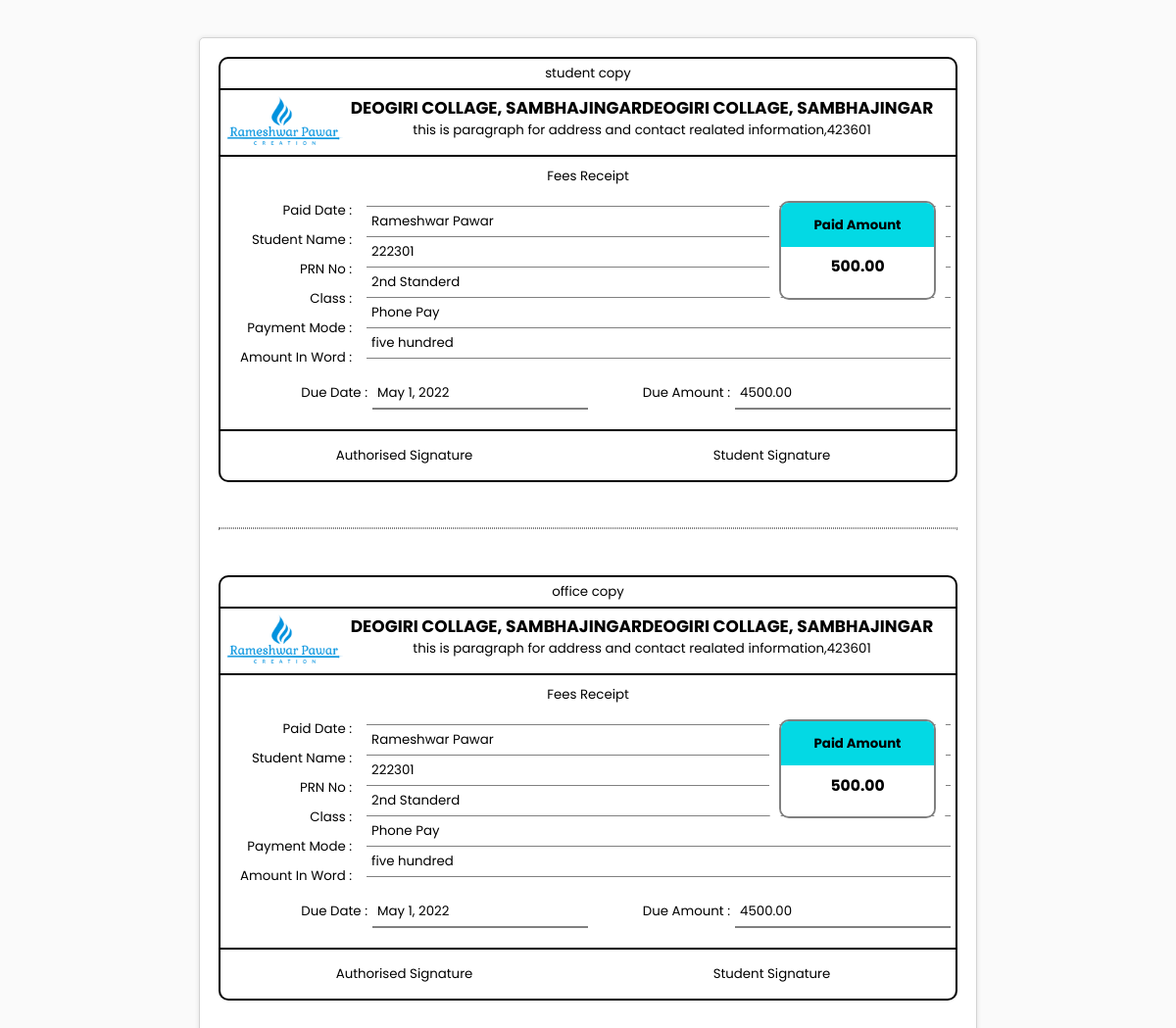
Page /Staff/print_fees_receipt/2 (signed in) on the committed database.
### Developer/models.py (models this page shows)
class DB_Fees(models.Model):
    add_fees=models.DecimalField(max_digits=10, decimal_places=2,null=True)
    fees_remark=models.CharField(max_length=250,null=True)
    student_username=models.CharField(max_length=250,null=True)
    operator_username=models.CharField(max_length=250,null=True) #this field used for checking Operator Name
    operator_name=models.CharField(max_length=250,null=True) #this field used for checking Operator Name
    student_prn_no=models.IntegerField(null=True)
    student_name=models.CharField(max_length=250,null=True)
    student_class=models.CharField(max_length=50,choices=CLASS,null=True)
    received_date=models.DateField(auto_now=False, auto_now_add=True)
    received_remark=models.CharField(max_length=250 ,null=True)
    received_amount=models.DecimalField(max_digits=10, decimal_places=2,null=True)
    amount_word=models.CharField(max_length=250)
    payment_mode=models.CharField(max_length=50,choices=PAYMENT_MODE)
    due_date=models.DateField(auto_now=False, auto_now_add=False,blank=True,null=True)
    due_amount=models.DecimalField(max_digits=10, decimal_places=2,null=True,blank=True)
    due_remark=models.CharField(max_length=250,null=True,blank=True)

### Staff/views.py (the view)
# urls.py: path("print_fees_receipt/<int:id>",Staff_view.print_fees_receipt, name='print_fees_receipt'),
@user_passes_test(lambda user: user.is_staff)
@login_required(login_url='/login/')
def print_fees_receipt(request,id):
    dt=get_object_or_404(DB_Fees,id=id)
    return render(request,"print_fees_receipt.html",{'data':dt})

### Staff/templates/print_fees_receipt.html (shortened to what this page needs)
{% load static %}
<html lang="en">
<head>
</head>
<body>
    <div class="book">
        <div class="page">
            <div class="subpage">
                <div class="office_copy" style="border:2px solid black;border-radius:10px">
                    <div style="border-bottom:2px solid black;text-align:center;padding:5px">
                        student copy
                    </div>
                    <div class="header">
                        <div class="logo"><img src="{% static 'img/developer_logo.png' %}" alt="" style="width:120px">
                        </div>
                        <div class="institute_title" style="text-align:center;padding-top:5px">
                            <span style="font-size:17px;font-weight:bold">DEOGIRI COLLAGE, SAMBHAJINGARDEOGIRI
                                COLLAGE, SAMBHAJINGAR</span><br>
                            <span>this is paragraph for address and contact realated information,423601</span>
                        </div>
                    </div>
                    <div style="padding:5px;padding-top:10px">
                        <center>Fees Receipt
                        </center>
                    </div>
                    <div class="deatils">
                        <div class="left">
                            <div class="title">
                                Paid Date :
                            </div>
                            <div class="title">
                                Student Name :
                            </div>
                            <div class="title">
                                PRN No :
                            </div>
                            <div class="title">
                                Class :
                            </div>
                            <div class="title">
                                Payment Mode :
                            </div>
                            <div class="title">
                                Amount In Word :
                            </div>
                        </div>
                        <div class="right">
                            <div class="description">
                            </div>
                            <div class="description">
                               {{data.student_name}}
                            </div>
                            <div class="description">
                                {{data.student_prn_no}}
                            </div>
                            <div class="description">
                                {{data.student_class}}
                            </div>
                            <div class="description">
                                {{data.payment_mode}}
                            </div>
                            <div class="description">
                                {{data.amount_word}}
                            </div>
                        </div>
                    </div>
                    <div
                        style="border:10px solid white;position:relative;left:560px;top:-70px;width:180px;border-radius:17px">
                        <div class="amount"
                            style="border:2px solid gray;border-radius:10px;text-align:center;overflow:hidden">
                            <div style="color:white;padding:15px" class="amount-head">
                                <img src="{% static 'img/amount_header_bg.png' %}" alt=""
                                    style="width:190px;height:50px;margin-bottom:-40px;position:relative;top:-20px;left:-20px">
                                <h4 style="margin-bottom:-45px;position:relative;top:-30px;color:black">Paid Amount
                                </h4>
                            </div>
                            <div style="background:white;padding:5px">
                                <h3>{{data.received_amount}}</h3>
                            </div>
                        </div>
                    </div>
                    <div class="due_date" style="display:flex">
                        <div style="width:155px;solid gray;text-align:right;padding:5px">Due Date : </div>
                        <div style="width:220px;border-bottom:2px solid gray;padding:5px">{{data.due_date}}</div>
                        <div style="width:150px;solid gray;padding:5px;text-align:right">Due Amount :</div>
                        <div style="width:220px;border-bottom:2px solid gray;padding:5px">{{data.due_amount}}</div>
                    </div>
                    <br>
                    <div class="footer" style="display:flex;border-top:2px solid black">
                        <div class="footer-left" style="width:50%;text-align:center;padding:15px">
                            Authorised Signature
                        </div>
                        <div class="footer-right" style="width:50%;text-align:center;padding:15px">
                            Student Signature
                        </div>
                    </div>
                </div>
                <br>
                <br>
                <hr style="border:1px dotted gray">
                <br>
                <br>
                <div class="office_copy" style="border:2px solid black;border-radius:10px">
                    <div style="border-bottom:2px solid black;text-align:center;padding:5px">
                        office copy
                    </div>
                    <div class="header">
                        <div class="logo"><img src="{% static 'img/developer_logo.png' %}" alt="" style="width:120px">
                        </div>
                        <div class="institute_title" style="text-align:center;padding-top:5px">
                            <span style="font-size:17px;font-weight:bold">DEOGIRI COLLAGE, SAMBHAJINGARDEOGIRI
                                COLLAGE, SAMBHAJINGAR</span><br>
                            <span>this is paragraph for address and contact realated information,423601</span>
                        </div>
                    </div>
                    <div style="padding:5px;padding-top:10px">
                        <center>Fees Receipt
                        </center>
                    </div>
                    <div class="deatils">
                        <div class="left">
                            <div class="title">
                                Paid Date :
                            </div>
                            <div class="title">
                                Student Name :
                            </div>
                            <div class="title">
                                PRN No :
                            </div>
                            <div class="title">
                                Class :
                            </div>
                            <div class="title">
                                Payment Mode :
                            </div>
                            <div class="title">
                                Amount In Word :
                            </div>
                        </div>
                        <div class="right">
                            <div class="description">
                            </div>
                            <div class="description">
                               {{data.student_name}}
                            </div>
                            <div class="description">
                                {{data.student_prn_no}}
                            </div>
                            <div class="description">
                                {{data.student_class}}
                            </div>
                            <div class="description">
                                {{data.payment_mode}}
                            </div>
                            <div class="description">
                                {{data.amount_word}}
                            </div>
                        </div>
                    </div>
                    <div
                        style="border:10px solid white;position:relative;left:560px;top:-70px;width:180px;border-radius:17px">
                        <div class="amount"
                            style="border:2px solid gray;border-radius:10px;text-align:center;overflow:hidden">
                            <div style="color:white;padding:15px" class="amount-head">
                                <img src="{% static 'img/amount_header_bg.png' %}" alt=""
                                    style="width:190px;height:50px;margin-bottom:-40px;position:relative;top:-20px;left:-20px">
                                <h4 style="margin-bottom:-45px;position:relative;top:-30px;color:black">Paid Amount
                                </h4>
                            </div>
                            <div style="background:white;padding:5px">
                                <h3>{{data.received_amount}}</h3>
                            </div>
                        </div>
                    </div>
                    <div class="due_date" style="display:flex">
                        <div style="width:155px;solid gray;text-align:right;padding:5px">Due Date : </div>
                        <div style="width:220px;border-bottom:2px solid gray;padding:5px">{{data.due_date}}</div>
                        <div style="width:150px;solid gray;padding:5px;text-align:right">Due Amount :</div>
                        <div style="width:220px;border-bottom:2px solid gray;padding:5px">{{data.due_amount}}</div>
                    </div>
                    <br>
                    <div class="footer" style="display:flex;border-top:2px solid black">
                        <div class="footer-left" style="width:50%;text-align:center;padding:15px">
                            Authorised Signature
                        </div>
                        <div class="footer-right" style="width:50%;text-align:center;padding:15px">
                            Student Signature
                        </div>
                    </div>
                </div>
            </div>
        </div>
</body>
</html>

### Staff/templates/print_fees_receipt.html (style rules this page uses)
body { margin: 0; padding: 0; background-color: #fafafa; font-size: 10pt; font-family: 'Poppins', sans-serif }
* { box-sizing: border-box; -moz-box-sizing: border-box }
.page { width: 21cm; min-height: 29.7cm; padding: .5cm; margin: 1cm auto; border: 1px #d3d3d3 solid; border-radius: 5px; background: white; box-shadow: 0 0 5px rgba(0, 0, 0, 0.1) }
.header { display: flex; flex-direction: row; border-bottom: 2px solid black }
.logo { width: width:20%; padding: 5px }
.institute_title { width: 80% }
.deatils { display: flex; flex-direction: row; margin-bottom: -120px }
.left { padding: 5px; padding-left: 1px; width: 160px }
.right { padding: 5px; width:90%; }
.title { text-align: right; padding: 5px }
.description { padding: 5px; border-bottom: 1px solid gray; width: 100% }

### rows in the picture
DB_Fees: student_name "Rameshwar Pawar", student_prn_no "222301", student_class "2nd Standerd", payment_mode "Phone Pay", amount_word "five hundred", received_amount "500.00", due_date "May 1, 2022", due_amount "4500.00"
